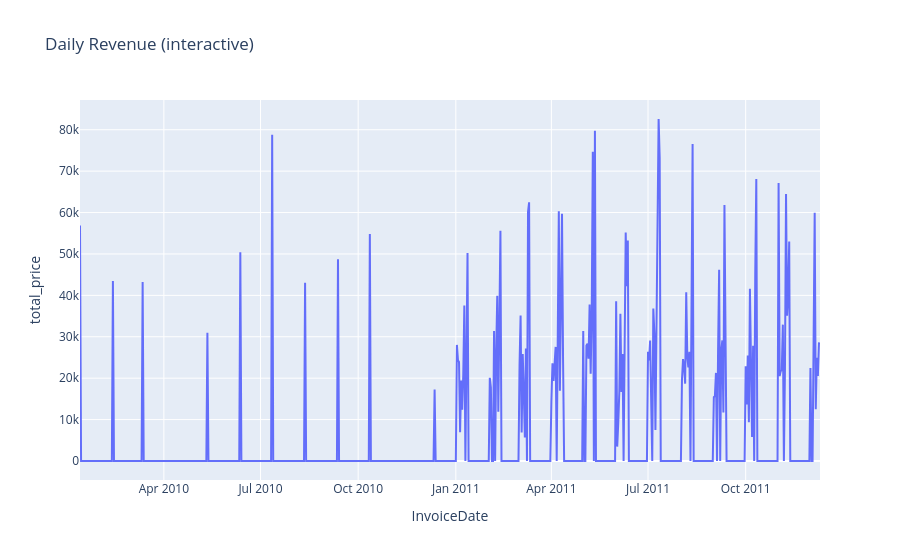
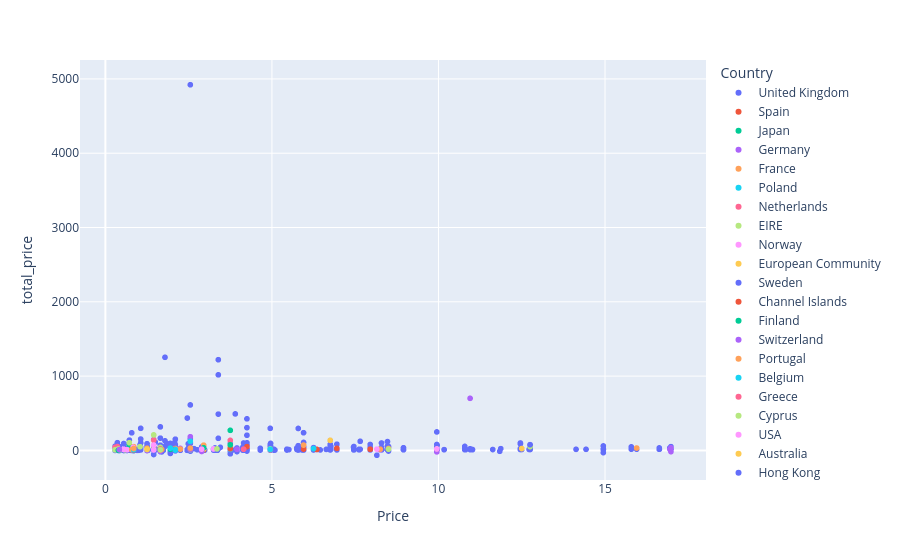

Notebook source saved alongside these figures, in order:
### Code cell
fig = px.line(daily.reset_index(), x='InvoiceDate', y='total_price', title='Daily Revenue (interactive)')
fig.show()

fig2 = px.scatter(df.sample(2000), x='Price', y='total_price', color='Country', hover_data=['Description'])
fig2.show()

### Figure 1 — Plotly figure (JSON) as saved in the notebook; plotly's stock layout.template omitted (floating-point values rounded to 4 significant figures; data arrays with more than 128 entries replaced by an {"elided": "..."} marker saying what was removed)
{"data": [{"hovertemplate": "InvoiceDate=%{x}<br>total_price=%{y}<extra></extra>", "legendgroup": "", "line": {"color": "#636efa", "dash": "solid"}, "marker": {"symbol": "circle"}, "mode": "lines", "name": "", "orientation": "v", "showlegend": false, "type": "scatter", "x": {"elided": "698 str values"}, "xaxis": "x", "y": {"elided": "698 float values"}, "yaxis": "y"}], "layout": {"legend": {"tracegroupgap": 0}, "title": {"text": "Daily Revenue (interactive)"}, "xaxis": {"anchor": "y", "domain": [0, 1], "title": {"text": "InvoiceDate"}}, "yaxis": {"anchor": "x", "domain": [0, 1], "title": {"text": "total_price"}}}}

### Figure 2 — Plotly figure (JSON) as saved in the notebook; plotly's stock layout.template omitted (floating-point values rounded to 4 significant figures; data arrays with more than 128 entries replaced by an {"elided": "..."} marker saying what was removed)
{"data": [{"customdata": {"elided": "1832x1 str values"}, "hovertemplate": "Country=United Kingdom<br>Price=%{x}<br>total_price=%{y}<br>Description=%{customdata[0]}<extra></extra>", "legendgroup": "United Kingdom", "marker": {"color": "#636efa", "symbol": "circle"}, "mode": "markers", "name": "United Kingdom", "showlegend": true, "type": "scattergl", "x": {"elided": "1832 float values"}, "xaxis": "x", "y": {"elided": "1832 float values"}, "yaxis": "y"}, {"customdata": [["PINK  POLKADOT PLATE "], ["VINTAGE UNION JACK APRON"], ["LANTERN CREAM GAZEBO "], ["CUBIC MUG PINK POLKADOT"], ["WHITE JEWELLED HEART DECORATION"], ["RED SPOTTY BISCUIT TIN"], ["IVORY HANGING DECORATION  HEART"], ["EDWARDIAN PARASOL RED"], ["VINTAGE BEAD NOTEBOOK"], ["VINTAGE CREAM CAT FOOD CONTAINER"], ["SPACEBOY LUNCH BOX "]], "hovertemplate": "Country=Spain<br>Price=%{x}<br>total_price=%{y}<br>Description=%{customdata[0]}<extra></extra>", "legendgroup": "Spain", "marker": {"color": "#EF553B", "symbol": "circle"}, "mode": "markers", "name": "Spain", "showlegend": true, "type": "scattergl", "x": [1.69, 6.95, 4.95, 2.55, 0.85, 3.75, 0.85, 5.95, 2.95, 6.35, 1.95], "xaxis": "x", "y": [13.52, 27.8, 14.85, 15.3, 3.4, 45.0, 4.25, 17.85, 5.9, 12.7, 23.4], "yaxis": "y"}, {"customdata": [["RED RETROSPOT CHARLOTTE BAG"], ["MAGIC DRAWING SLATE BAKE A CAKE "]], "hovertemplate": "Country=Japan<br>Price=%{x}<br>total_price=%{y}<br>Description=%{customdata[0]}<extra></extra>", "legendgroup": "Japan", "marker": {"color": "#00cc96", "symbol": "circle"}, "mode": "markers", "name": "Japan", "showlegend": true, "type": "scattergl", "x": [0.72, 0.42], "xaxis": "x", "y": [72.0, 0.42], "yaxis": "y"}, {"customdata": [["HANGING QUILTED PATCHWORK APPLES"], ["PACK OF 72 RETROSPOT CAKE CASES"], ["RED STRIPE CERAMIC DRAWER KNOB"], ["SKULL LUNCH BOX WITH CUTLERY "], ["RED TOADSTOOL LED NIGHT LIGHT"], ["POSTAGE"], ["SKULLS  STICKERS"], ["SET OF 6 TEA TIME BAKING CASES"], ["CHOCOLATE BOX RIBBONS "], ["ASSORTED MONKEY SUCTION CUP HOOK"], ["MAGNETS PACK OF 4 HOME SWEET HOME"], ["PENS ASSORTED FUNNY FACE"], ["BUFFALO BILL TREASURE BOOK BOX"], ["JAM MAKING SET PRINTED"], ["WOODLAND DESIGN  COTTON TOTE BAG"], ["REGENCY CAKESTAND 3 TIER"], ["PACK OF 20 NAPKINS RED APPLES"], ["SET OF 6 SPICE TINS PANTRY DESIGN"], ["PACK OF 20 NAPKINS RED APPLES"], ["KEY CABINET MA CAMPAGNE"], ["FAWN BLUE HOT WATER BOTTLE"], ["STRAWBERRY CHARLOTTE BAG"], ["SPACEBOY MINI BACKPACK"], ["PINK PAISLEY ROSE GIFT WRAP"], ["POPPY'S PLAYHOUSE BEDROOM "], ["FELTCRAFT HAIRBAND PINK AND PURPLE"], ["WHITE SPOT RED CERAMIC DRAWER KNOB"], ["DOORMAT PEACE ON EARTH BLUE"], ["Manual"], ["JUMBO BAG APPLES"], ["PACK OF 72 RETROSPOT CAKE CASES"], ["JOY LARGE WOOD LETTERS"], ["PACK OF 72 RETROSPOT CAKE CASES"], ["6 RIBBONS RUSTIC CHARM"]], "hovertemplate": "Country=Germany<br>Price=%{x}<br>total_price=%{y}<br>Description=%{customdata[0]}<extra></extra>", "legendgroup": "Germany", "marker": {"color": "#ab63fa", "symbol": "circle"}, "mode": "markers", "name": "Germany", "showlegend": true, "type": "scattergl", "x": [0.83, 0.55, 1.25, 2.55, 1.65, 16.98, 0.85, 1.25, 1.25, 0.42, 1.25, 0.29, 2.25, 1.45, 2.25, 10.95, 0.85, 3.95, 0.85, 9.95, 2.95, 0.85, 4.15, 0.42, 2.1, 0.85, 1.25, 8.25, 16.98, 2.08, 0.55, 3.95, 0.55, 1.65], "xaxis": "x", "y": [19.92, 13.2, 15.0, 15.3, 19.8, 33.96, 20.4, 15.0, 15.0, 10.08, 15.0, 20.88, 18.0, 34.8, 27.0, 700.8, 20.4, 15.8, 10.2, -19.9, 35.4, 25.5, 16.6, 10.5, 12.6, 10.2, -2.5, 8.25, -16.98, 20.8, 13.2, 15.8, 13.2, -9.9], "yaxis": "y"}, {"customdata": [["SET OF 20 VINTAGE CHRISTMAS NAPKINS"], ["SET OF 9 HEART SHAPED BALLOONS"], ["GYMKHANA TREASURE BOOK BOX"], ["HAND WARMER SCOTTY DOG DESIGN"], ["CHARLOTTE BAG DOLLY GIRL DESIGN"], ["RAINY LADIES BIRTHDAY CARD"], ["LUNCH BAG RED RETROSPOT"], ["CHILDS GARDEN TROWEL BLUE "], ["ROCKING HORSE RED CHRISTMAS "], ["VINTAGE UNION JACK MEMOBOARD"], ["HAIRCLIPS FORTIES FABRIC ASSORTED"], ["4 TRADITIONAL SPINNING TOPS"], ["LUNCH BAG DOILEY PATTERN "], ["BLUE POLKADOT PLATE "], ["CAKE STAND WHITE TWO TIER LACE"], ["EDWARDIAN PARASOL NATURAL"], ["PACK OF 20 NAPKINS PANTRY DESIGN"], ["LUNCH BAG  BLACK SKULL."], ["WOODEN SKITTLES GARDEN SET"], ["BLACK RECORD COVER FRAME"], ["RED WOOLLY HOTTIE WHITE HEART."], ["PICTURE DOMINOES"], ["SNOWSTORM PHOTO FRAME FRIDGE MAGNET"], ["ALARM CLOCK BAKELIKE GREEN"], ["SET/10 RED POLKADOT PARTY CANDLES"], ["RECYCLED ACAPULCO MAT RED"], ["MINI PLAYING CARDS SPACEBOY "], ["ALARM CLOCK BAKELIKE IVORY"], ["COFFEE MUG APPLES DESIGN"], ["MINI PLAYING CARDS BUFFALO BILL "], ["LUNCH BAG SPACEBOY DESIGN "], ["PAPER BUNTING RETROSPOT"]], "hovertemplate": "Country=France<br>Price=%{x}<br>total_price=%{y}<br>Description=%{customdata[0]}<extra></extra>", "legendgroup": "France", "marker": {"color": "#FFA15A", "symbol": "circle"}, "mode": "markers", "name": "France", "showlegend": true, "type": "scattergl", "x": [0.85, 1.25, 2.25, 2.1, 0.85, 0.42, 1.65, 0.85, 0.85, 9.95, 0.65, 1.25, 1.65, 1.69, 8.5, 5.95, 0.85, 1.65, 15.95, 3.75, 3.75, 1.45, 0.85, 3.75, 1.25, 8.25, 0.42, 3.75, 2.55, 0.42, 1.65, 2.95], "xaxis": "x", "y": [10.2, 15.0, 18.0, 25.2, 17.0, 10.08, 33.0, 10.2, 10.2, 19.9, 7.8, 15.0, 16.5, 13.52, 25.5, 71.4, 10.2, 4.95, 31.9, 15.0, 15.0, 17.4, 51.0, 45.0, 30.0, 16.5, 8.4, 30.0, 15.3, 8.4, 16.5, 70.8], "yaxis": "y"}, {"customdata": [["RED RETROSPOT SHOPPER BAG"], ["CERAMIC CAKE BOWL + HANGING CAKES"]], "hovertemplate": "Country=Poland<br>Price=%{x}<br>total_price=%{y}<br>Description=%{customdata[0]}<extra></extra>", "legendgroup": "Poland", "marker": {"color": "#19d3f3", "symbol": "circle"}, "mode": "markers", "name": "Poland", "showlegend": true, "type": "scattergl", "x": [1.25, 2.95], "xaxis": "x", "y": [12.5, 17.7], "yaxis": "y"}, {"customdata": [["PLASTERS IN TIN CIRCUS PARADE "], ["MINI JIGSAW DOLLY GIRL"], ["CREAM CUPID HEARTS COAT HANGER"], ["GREY HEART HOT WATER BOTTLE"], ["SPACEBOY BIRTHDAY CARD"]], "hovertemplate": "Country=Netherlands<br>Price=%{x}<br>total_price=%{y}<br>Description=%{customdata[0]}<extra></extra>", "legendgroup": "Netherlands", "marker": {"color": "#FF6692", "symbol": "circle"}, "mode": "markers", "name": "Netherlands", "showlegend": true, "type": "scattergl", "x": [1.45, 0.29, 4.15, 3.75, 0.36], "xaxis": "x", "y": [139.2, 41.76, 16.6, 135.0, 51.84], "yaxis": "y"}, {"customdata": [["PAPER BUNTING VINTAGE PAISLEY"], ["DRAWER KNOB CERAMIC IVORY"], ["LUNCH BAG DOILEY PATTERN "], ["POPCORN HOLDER"], ["DANISH ROSE DELUXE COASTER"], ["RED RETROSPOT SUGAR JAM BOWL"], ["3 HOOK PHOTO SHELF ANTIQUE WHITE"], ["DANISH ROSE DECORATIVE PLATE"], ["FOOT STOOL HOME SWEET HOME "], ["COTTON APRON PANTRY DESIGN"], ["HOT WATER BOTTLE I AM SO POORLY"], ["CLASSIC CAFE SUGAR DISPENSER"], ["RED RETROSPOT BUTTER DISH"], ["PLASTERS IN TIN VINTAGE PAISLEY "], ["RETROSPOT CANDLE  LARGE"], ["FRIDGE MAGNETS LES ENFANTS ASSORTED"], ["CLEAR DRAWER KNOB ACRYLIC EDWARDIAN"], ["CREAM SWEETHEART EGG HOLDER"], ["TEA TIME OVEN GLOVE"], ["VINTAGE SNAP CARDS"], ["12 EGG HOUSE PAINTED WOOD"], ["VINTAGE KID DOLLY CARD "], ["MEDIUM CERAMIC TOP STORAGE JAR"], ["20 DOLLY PEGS RETROSPOT"], ["WOODEN SCHOOL COLOURING SET"], ["POPPY'S PLAYHOUSE BEDROOM "], ["PLASTERS IN TIN CIRCUS PARADE "]], "hovertemplate": "Country=EIRE<br>Price=%{x}<br>total_price=%{y}<br>Description=%{customdata[0]}<extra></extra>", "legendgroup": "EIRE", "marker": {"color": "#B6E880", "symbol": "circle"}, "mode": "markers", "name": "EIRE", "showlegend": true, "type": "scattergl", "x": [2.95, 1.45, 1.65, 0.85, 0.29, 2.55, 8.5, 0.39, 9.95, 4.95, 4.95, 1.25, 4.95, 1.65, 0.59, 0.85, 1.25, 4.95, 1.25, 0.72, 12.75, 0.42, 1.04, 1.25, 1.45, 2.1, 1.65], "xaxis": "x", "y": [17.7, 17.4, 16.5, 20.4, 6.96, 10.2, 17.0, 18.72, 19.9, 19.8, 19.8, 15.0, 14.85, 39.6, 7.08, 10.2, 15.0, 19.8, 12.5, 103.7, 51.0, 5.04, 49.92, 15.0, 208.8, 12.6, 39.6], "yaxis": "y"}, {"customdata": [["POLYESTER FILLER PAD 40x40cm"], ["CHILDS BREAKFAST SET DOLLY GIRL "], ["RECIPE BOX BLUE SKETCHBOOK DESIGN"], ["PACK OF 60 DINOSAUR CAKE CASES"], ["SET OF 2 TEA TOWELS APPLE AND PEARS"], ["LARGE POPCORN HOLDER "], ["ASSORTED COLOURS SILK FAN"], ["IVORY RETRO KITCHEN WALL CLOCK"], ["FAIRY CAKES NOTEBOOK A6 SIZE"]], "hovertemplate": "Country=Norway<br>Price=%{x}<br>total_price=%{y}<br>Description=%{customdata[0]}<extra></extra>", "legendgroup": "Norway", "marker": {"color": "#FF97FF", "symbol": "circle"}, "mode": "markers", "name": "Norway", "showlegend": true, "type": "scattergl", "x": [1.45, 9.95, 2.95, 0.55, 3.25, 1.45, 0.83, 8.15, 0.65], "xaxis": "x", "y": [5.8, 19.9, 35.4, 13.2, 19.5, 72.5, 39.84, 16.3, 10.4], "yaxis": "y"}, {"customdata": [["MEASURING TAPE BABUSHKA BLUE"], ["PARISIENNE SEWING BOX"]], "hovertemplate": "Country=European Community<br>Price=%{x}<br>total_price=%{y}<br>Description=%{customdata[0]}<extra></extra>", "legendgroup": "European Community", "marker": {"color": "#FECB52", "symbol": "circle"}, "mode": "markers", "name": "European Community", "showlegend": true, "type": "scattergl", "x": [2.95, 12.5], "xaxis": "x", "y": [17.7, 25.0], "yaxis": "y"}, {"customdata": [["VINTAGE DOILY DELUXE SEWING KIT "]], "hovertemplate": "Country=Sweden<br>Price=%{x}<br>total_price=%{y}<br>Description=%{customdata[0]}<extra></extra>", "legendgroup": "Sweden", "marker": {"color": "#636efa", "symbol": "circle"}, "mode": "markers", "name": "Sweden", "showlegend": true, "type": "scattergl", "x": [5.95], "xaxis": "x", "y": [238.0], "yaxis": "y"}, {"customdata": [["SET OF 4 NAPKIN CHARMS HEARTS"], ["DOORMAT WELCOME PUPPIES"], ["DOORMAT PEACE ON EARTH BLUE"], ["RED RETROSPOT BUTTER DISH"], ["EGG FRYING PAN PINK "]], "hovertemplate": "Country=Channel Islands<br>Price=%{x}<br>total_price=%{y}<br>Description=%{customdata[0]}<extra></extra>", "legendgroup": "Channel Islands", "marker": {"color": "#EF553B", "symbol": "circle"}, "mode": "markers", "name": "Channel Islands", "showlegend": true, "type": "scattergl", "x": [2.55, 7.95, 7.95, 4.25, 2.08], "xaxis": "x", "y": [15.3, 15.9, 15.9, 51.0, 12.48], "yaxis": "y"}, {"customdata": [["RETROSPOT TEA SET CERAMIC 11 PC "], ["SET OF 3 NOTEBOOKS IN PARCEL"], ["CHILDRENS CUTLERY POLKADOT BLUE"], ["PINK KNITTED EGG COSY"], ["NUMBER TILE COTTAGE GARDEN 2"], ["ROSE DU SUD OVEN GLOVE"]], "hovertemplate": "Country=Finland<br>Price=%{x}<br>total_price=%{y}<br>Description=%{customdata[0]}<extra></extra>", "legendgroup": "Finland", "marker": {"color": "#00cc96", "symbol": "circle"}, "mode": "markers", "name": "Finland", "showlegend": true, "type": "scattergl", "x": [4.95, 1.65, 3.75, 0.39, 1.95, 2.95], "xaxis": "x", "y": [14.85, 19.8, 270.0, 2.34, 15.6, 35.4], "yaxis": "y"}, {"customdata": [["CARDHOLDER GINGHAM STAR"], ["FRIDGE MAGNETS LES ENFANTS ASSORTED"], ["STORAGE TIN VINTAGE DOILY "], ["CARD PSYCHEDELIC APPLES"], ["HOME SWEET HOME METAL SIGN "], ["HOLIDAY FUN LUDO"]], "hovertemplate": "Country=Switzerland<br>Price=%{x}<br>total_price=%{y}<br>Description=%{customdata[0]}<extra></extra>", "legendgroup": "Switzerland", "marker": {"color": "#ab63fa", "symbol": "circle"}, "mode": "markers", "name": "Switzerland", "showlegend": true, "type": "scattergl", "x": [2.55, 0.85, 2.89, 0.42, 2.55, 3.75], "xaxis": "x", "y": [15.3, 10.2, -14.45, 10.08, 183.6, 15.0], "yaxis": "y"}, {"customdata": [["METAL SIGN EMPIRE TEA"], ["BAKING SET 9 PIECE RETROSPOT "], ["PIGGY BANK RETROSPOT "], ["CHRISTMAS GINGHAM TREE"], ["ROCKING HORSE RED CHRISTMAS "]], "hovertemplate": "Country=Portugal<br>Price=%{x}<br>total_price=%{y}<br>Description=%{customdata[0]}<extra></extra>", "legendgroup": "Portugal", "marker": {"color": "#FFA15A", "symbol": "circle"}, "mode": "markers", "name": "Portugal", "showlegend": true, "type": "scattergl", "x": [0.79, 4.95, 2.55, 0.85, 0.85], "xaxis": "x", "y": [9.48, 9.9, 30.6, 10.2, 10.2], "yaxis": "y"}, {"customdata": [["CHARLOTTE BAG APPLES DESIGN"], ["SET OF 10 LED DOLLY LIGHTS"], ["CHARLOTTE BAG APPLES DESIGN"], ["BALLOON PUMP WITH 10 BALLOONS"], ["RETROSPOT LARGE MILK JUG"], ["ROUND SNACK BOXES SET OF 4 FRUITS "], ["CHILDREN'S APRON DOLLY GIRL "], ["DOORSTOP RETROSPOT HEART"]], "hovertemplate": "Country=Belgium<br>Price=%{x}<br>total_price=%{y}<br>Description=%{customdata[0]}<extra></extra>", "legendgroup": "Belgium", "marker": {"color": "#19d3f3", "symbol": "circle"}, "mode": "markers", "name": "Belgium", "showlegend": true, "type": "scattergl", "x": [0.85, 6.25, 0.85, 1.95, 4.95, 2.55, 2.1, 3.75], "xaxis": "x", "y": [8.5, 25.0, 8.5, 31.2, 14.85, 122.4, 12.6, 15.0], "yaxis": "y"}, {"customdata": [["CHILDRENS CUTLERY SPACEBOY "], ["S/4 GROOVY CAT MAGNETS"]], "hovertemplate": "Country=Greece<br>Price=%{x}<br>total_price=%{y}<br>Description=%{customdata[0]}<extra></extra>", "legendgroup": "Greece", "marker": {"color": "#FF6692", "symbol": "circle"}, "mode": "markers", "name": "Greece", "showlegend": true, "type": "scattergl", "x": [4.15, 1.65], "xaxis": "x", "y": [16.6, 19.8], "yaxis": "y"}, {"customdata": [["EASTER TIN CHICKS PINK DAISY"], ["PIN CUSHION BABUSHKA RED"]], "hovertemplate": "Country=Cyprus<br>Price=%{x}<br>total_price=%{y}<br>Description=%{customdata[0]}<extra></extra>", "legendgroup": "Cyprus", "marker": {"color": "#B6E880", "symbol": "circle"}, "mode": "markers", "name": "Cyprus", "showlegend": true, "type": "scattergl", "x": [1.65, 3.35], "xaxis": "x", "y": [9.9, 20.1], "yaxis": "y"}, {"customdata": [["SET OF 6 RIBBONS VINTAGE CHRISTMAS"]], "hovertemplate": "Country=USA<br>Price=%{x}<br>total_price=%{y}<br>Description=%{customdata[0]}<extra></extra>", "legendgroup": "USA", "marker": {"color": "#FF97FF", "symbol": "circle"}, "mode": "markers", "name": "USA", "showlegend": true, "type": "scattergl", "x": [2.89], "xaxis": "x", "y": [17.34], "yaxis": "y"}, {"customdata": [["SET OF 4 SANTA PLACE SETTINGS"], ["DOORMAT WELCOME TO OUR HOME"]], "hovertemplate": "Country=Australia<br>Price=%{x}<br>total_price=%{y}<br>Description=%{customdata[0]}<extra></extra>", "legendgroup": "Australia", "marker": {"color": "#FECB52", "symbol": "circle"}, "mode": "markers", "name": "Australia", "showlegend": true, "type": "scattergl", "x": [1.25, 6.75], "xaxis": "x", "y": [15.0, 135.0], "yaxis": "y"}, {"customdata": [["REGENCY CAKESTAND 3 TIER"]], "hovertemplate": "Country=Hong Kong<br>Price=%{x}<br>total_price=%{y}<br>Description=%{customdata[0]}<extra></extra>", "legendgroup": "Hong Kong", "marker": {"color": "#636efa", "symbol": "circle"}, "mode": "markers", "name": "Hong Kong", "showlegend": true, "type": "scattergl", "x": [12.75], "xaxis": "x", "y": [76.5], "yaxis": "y"}, {"customdata": [["PANTRY ROLLING PIN"]], "hovertemplate": "Country=Singapore<br>Price=%{x}<br>total_price=%{y}<br>Description=%{customdata[0]}<extra></extra>", "legendgroup": "Singapore", "marker": {"color": "#EF553B", "symbol": "circle"}, "mode": "markers", "name": "Singapore", "showlegend": true, "type": "scattergl", "x": [3.75], "xaxis": "x", "y": [22.5], "yaxis": "y"}, {"customdata": [["ALARM CLOCK BAKELIKE IVORY"]], "hovertemplate": "Country=Denmark<br>Price=%{x}<br>total_price=%{y}<br>Description=%{customdata[0]}<extra></extra>", "legendgroup": "Denmark", "marker": {"color": "#00cc96", "symbol": "circle"}, "mode": "markers", "name": "Denmark", "showlegend": true, "type": "scattergl", "x": [3.75], "xaxis": "x", "y": [75.0], "yaxis": "y"}, {"customdata": [["BREAD BIN DINER STYLE RED "]], "hovertemplate": "Country=Italy<br>Price=%{x}<br>total_price=%{y}<br>Description=%{customdata[0]}<extra></extra>", "legendgroup": "Italy", "marker": {"color": "#ab63fa", "symbol": "circle"}, "mode": "markers", "name": "Italy", "showlegend": true, "type": "scattergl", "x": [16.95], "xaxis": "x", "y": [16.95], "yaxis": "y"}, {"customdata": [["RED RETROSPOT CHARLOTTE BAG"]], "hovertemplate": "Country=Austria<br>Price=%{x}<br>total_price=%{y}<br>Description=%{customdata[0]}<extra></extra>", "legendgroup": "Austria", "marker": {"color": "#FFA15A", "symbol": "circle"}, "mode": "markers", "name": "Austria", "showlegend": true, "type": "scattergl", "x": [0.85], "xaxis": "x", "y": [25.5], "yaxis": "y"}, {"customdata": [["3 PIECE SPACEBOY COOKIE CUTTER SET"]], "hovertemplate": "Country=Unspecified<br>Price=%{x}<br>total_price=%{y}<br>Description=%{customdata[0]}<extra></extra>", "legendgroup": "Unspecified", "marker": {"color": "#19d3f3", "symbol": "circle"}, "mode": "markers", "name": "Unspecified", "showlegend": true, "type": "scattergl", "x": [2.1], "xaxis": "x", "y": [4.2], "yaxis": "y"}], "layout": {"legend": {"title": {"text": "Country"}, "tracegroupgap": 0}, "margin": {"t": 60}, "xaxis": {"anchor": "y", "domain": [0, 1], "title": {"text": "Price"}}, "yaxis": {"anchor": "x", "domain": [0, 1], "title": {"text": "total_price"}}}}
